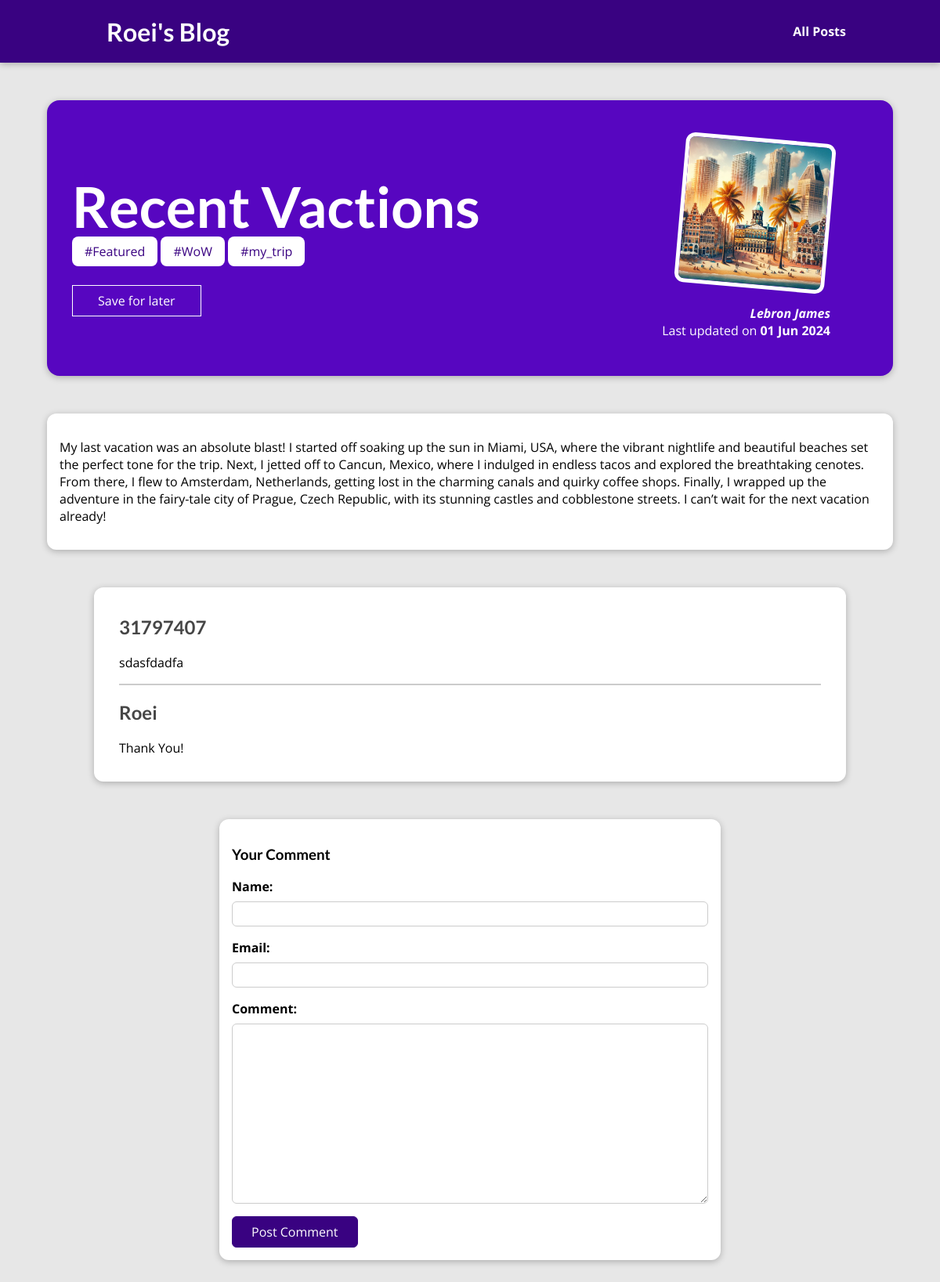
The page /posts/recent-vactions on the database its author committed.
### blog/models.py (models this page shows, shortened)
class Post(models.Model):
    title = models.CharField(max_length=150)
    excerpt = models.CharField(max_length=255)
    image = models.ImageField(upload_to="blog/images")
    date = models.DateField(auto_now=True)
    slug = models.SlugField(
        unique=True,
        blank=True,
    )
    content = models.TextField(validators=[MinLengthValidator(10)])
    author = models.ForeignKey(
        Author, null=True, on_delete=models.SET_NULL, related_name="posts"
    )
    tags = models.ManyToManyField(Tag)

class Tag(models.Model):
    caption = models.CharField(max_length=20, null=False, unique=True)
    def __str__(self) -> str:
        return f"#{self.caption}"

class Author(models.Model):
    first_name = models.CharField(max_length=100)
    last_name = models.CharField(max_length=100)
    email = models.EmailField(null=True)
    def __str__(self) -> str:
        return f"{self.first_name.capitalize()} {self.last_name.capitalize()}"

class Comment(models.Model):
    post = models.ForeignKey(
        Post, null=True, on_delete=models.CASCADE, related_name="comments"
    )
    name = models.CharField(max_length=100)
    user_email = models.EmailField(null=True)
    text = models.TextField(max_length=400)
    date = models.DateTimeField(auto_now=True)

### blog/views.py (the view, shortened to what this page needs)
# urls.py: path("posts/<slug:slug>", views.DetailedPostView.as_view(), name="post-data"),
class DetailedPostView(View):
    def get(self, request, slug):
        selected_post = Post.objects.get(slug=slug)
        comments = selected_post.comments.all().order_by("-id")
        post_id = int(selected_post.id)
        stored_posts = request.session.get("stored_posts")
        saved_for_later = False if not stored_posts else post_id in stored_posts
        return render(
            request,
            "blog/post_data.html",
            {
                "post": selected_post,
                "tags": selected_post.tags.all(),
                "comment_form": CommentForm(),
                "comments": comments,
                "saved": saved_for_later,
            },
        )

### blog/forms.py
class CommentForm(forms.ModelForm):
    class Meta:
        model = Comment
        exclude = ["post"]
        labels = {"user_name": "Name", "user_email": "Email", "text": "Comment"}

### blog/templates/blog/post_data.html (shortened to what this page needs)
{% extends "blog/base.html" %} {% load static %}
{% block css_file %}
<link
  rel="stylesheet"
  type="text/css"
  href="{% static 'blog/post-data.css' %}"
/>
{% endblock css_file %} {% block body %}
<section id="summary">
  <h2>{{post.title}}</h2>
  <div>
    {% for tag in tags %}
    <a href="{% url "post-by-tag" tag.id%}">
    <span class="tag">{{tag}}</span>
    {% endfor %}
    </a>
  </div>
  <div id="read-later">
    {% if not saved %}
    <form action="{% url "read-later" %}" method=POST>
        <button>Save for later</button>
    </form>
    {% else %}
    <button id="already-saved">Saved for later</button>
    {% endif %}
  </div>
  <article>
    <img src="{{post.image.url}}" alt="{{post.title}}" />
    <address>
      <a href="mailto:{{post.author.email}}">{{post.author|title}}</a>
    </address>
    <div>Last updated on <time>{{post.date|date:"d M Y"}}</time></div>
  </article>
</section>
<main>
  <p>{{post.content| linebreaks}}</p>
</main>
<section id="comments">
<ul>
    {% for comment in comments  %}
        <li>
            <h2>{{comment.name}}</h2>
            <p>{{comment.text|linebreaks}}</p>
        </li>
    {% endfor %}
</ul>
</section>
<section id="comment-form">
  <h3>Your Comment</h3>
  <form method="POST" action="{% url "post-data" post.slug %}">
    {% csrf_token %} {% for form_field in comment_form %}
    <div class="form-control {% if form_field.errors %}invalid{% endif %}">
      {{form_field.label_tag}} {{form_field}} {{form_field.errors}}
    </div>
    {% endfor %}
    <button>Post Comment</button>
  </form>
</section>
{% endblock body %}

### staticfiles/app.css (style rules this page uses)
* { box-sizing: border-box; }
html { font-family: "Open Sans", "Lato", sans-serif; }
body { margin: 0; }
h1, h2, h3 { font-family: "Lato", sans-serif; font-weight: bold; }

### staticfiles/blog/post-data.css (style rules this page uses)
body { background-color: #e7e7e7; }
#summary { margin: 8rem auto 3rem auto; padding: 2rem; width: 90%; max-width: 90rem; border-radius: 16px; background-color: #5706c0; position: relative; box-shadow: 0 2px 8px rgba(0, 0, 0, 0.25); height: 22rem; }
#summary a { color: white; text-decoration: none; }
#summary h2 { color: white; font-size: 4.5rem; margin-bottom: 0.25rem; }
#summary article { position: absolute; top: 2rem; right: 3rem; padding: 1rem 2rem; border-radius: 12px; text-align: right; color: white; }
#summary article img { width: 12rem; height: 12rem; border-radius: 12px; transform: rotateZ(5deg); border: 5px solid white; margin-bottom: 1rem; }
#summary address { font-weight: bold; }
#summary time { font-weight: bold; }
main { width: 90%; max-width: 90rem; margin: 3rem auto; background-color: white; padding: 1rem; border-radius: 12px; box-shadow: 0 2px 8px rgba(0, 0, 0, 0.25); }
.tag { background-color: white; color: #390281; padding: 0.5rem 1rem; border-radius: 8px; }
#read-later { margin: 2rem 0; }
#read-later button { background-color: transparent; border: 1px solid white; padding: 0.5rem 2rem; font: inherit; color: white; }
#comment-form { margin: 3rem auto; width: 90%; max-width: 40rem; border-radius: 12px; background-color: white; box-shadow: 0 2px 8px rgba(0, 0, 0, 0.25); padding: 1rem; }
#comment-form button { font: inherit; background-color: #390281; color: white; border: 1px solid #390281; padding: 0.5rem 1.5rem; border-radius: 6px; cursor: pointer; }
.form-control { margin-bottom: 1rem; }
.form-control label { font-weight: bold; margin-bottom: 0.5rem; display: block; }
.form-control input, .form-control textarea { display: block; width: 100%; font: inherit; padding: 0.25rem; border-radius: 6px; border: 1px solid #ccc; }
#comments { margin: 3rem auto; width: 90%; max-width: 60rem; border-radius: 12px; background-color: white; box-shadow: 0 2px 8px rgba(0, 0, 0, 0.25); padding: 1rem 2rem; }
#comments ul { list-style: none; margin: 0; padding: 0; }
#comments li { margin-bottom: 1rem; border-bottom: 2px solid #ccc; }
#comments li:last-of-type { border-bottom: none; }
#comments h2 { color: #464646; }

### rows shown on the page
Post: title "Recent Vactions", image (picture), author "Lebron James", date "01 Jun 2024", content "My last vacation was an absolute blast! I started off soaking up the sun in Miami, USA, where the vibrant nightlife and beautiful beaches set the perfect tone for the trip. Next, I jetted off to Cancun, Mexico, where I indulged in endless tacos and explored the breathtaking cenotes. From there, I flew to Amsterdam, Netherlands, getting lost in the charming canals and quirky coffee shops. Finally, I wrapped up the adventure in the fairy-tale city of Prague, Czech Republic, with its stunning castles and cobblestone streets. I can’t wait for the next vacation already!"
Tag: caption "#Featured"
Tag: caption "#WoW"
Tag: caption "#my_trip"
Comment: name "31797407", text "sdasfdadfa"
Comment: name "Roei", text "Thank You!"
